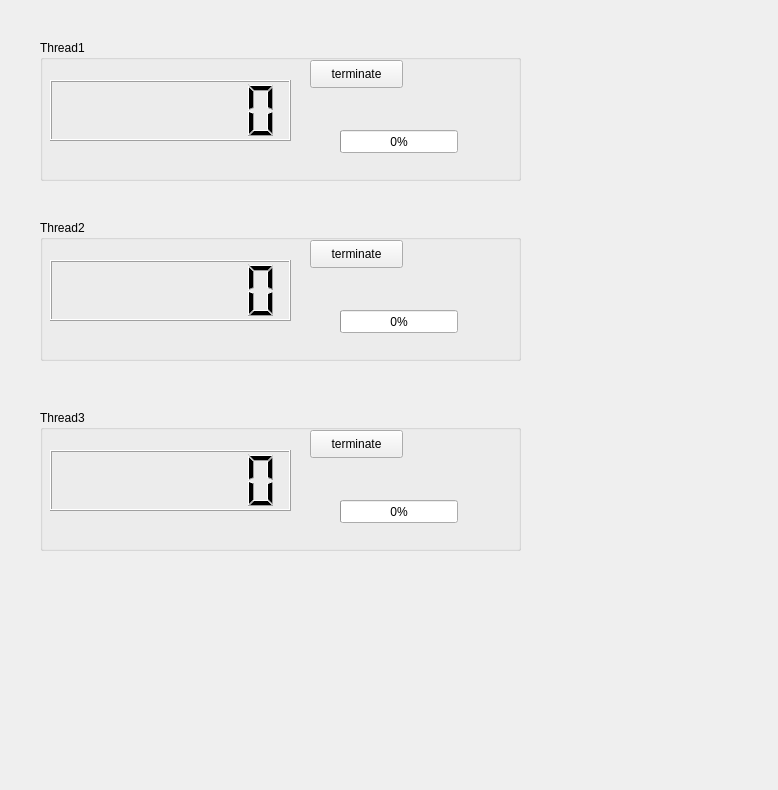
<?xml version="1.0" encoding="UTF-8"?>
<ui version="4.0">
 <class>Form</class>
 <widget class="QWidget" name="Form">
  <property name="geometry">
   <rect>
    <x>0</x>
    <y>0</y>
    <width>778</width>
    <height>790</height>
   </rect>
  </property>
  <property name="windowTitle">
   <string>Form</string>
  </property>
  <widget class="QGroupBox" name="groupBox">
   <property name="geometry">
    <rect>
     <x>40</x>
     <y>40</y>
     <width>481</width>
     <height>141</height>
    </rect>
   </property>
   <property name="title">
    <string>Thread1</string>
   </property>
   <widget class="QLCDNumber" name="lcd1">
    <property name="geometry">
     <rect>
      <x>10</x>
      <y>40</y>
      <width>241</width>
      <height>61</height>
     </rect>
    </property>
    <property name="digitCount">
     <number>7</number>
    </property>
   </widget>
   <widget class="QPushButton" name="button1">
    <property name="geometry">
     <rect>
      <x>270</x>
      <y>20</y>
      <width>93</width>
      <height>28</height>
     </rect>
    </property>
    <property name="text">
     <string>terminate</string>
    </property>
   </widget>
   <widget class="QProgressBar" name="bar1">
    <property name="geometry">
     <rect>
      <x>300</x>
      <y>90</y>
      <width>118</width>
      <height>23</height>
     </rect>
    </property>
    <property name="value">
     <number>0</number>
    </property>
   </widget>
  </widget>
  <widget class="QGroupBox" name="groupBox_2">
   <property name="geometry">
    <rect>
     <x>40</x>
     <y>220</y>
     <width>481</width>
     <height>141</height>
    </rect>
   </property>
   <property name="title">
    <string>Thread2</string>
   </property>
   <widget class="QLCDNumber" name="lcd2">
    <property name="geometry">
     <rect>
      <x>10</x>
      <y>40</y>
      <width>241</width>
      <height>61</height>
     </rect>
    </property>
    <property name="digitCount">
     <number>7</number>
    </property>
   </widget>
   <widget class="QPushButton" name="button2">
    <property name="geometry">
     <rect>
      <x>270</x>
      <y>20</y>
      <width>93</width>
      <height>28</height>
     </rect>
    </property>
    <property name="text">
     <string>terminate</string>
    </property>
   </widget>
   <widget class="QProgressBar" name="bar2">
    <property name="geometry">
     <rect>
      <x>300</x>
      <y>90</y>
      <width>118</width>
      <height>23</height>
     </rect>
    </property>
    <property name="value">
     <number>0</number>
    </property>
   </widget>
  </widget>
  <widget class="QGroupBox" name="groupBox_3">
   <property name="geometry">
    <rect>
     <x>40</x>
     <y>410</y>
     <width>481</width>
     <height>141</height>
    </rect>
   </property>
   <property name="title">
    <string>Thread3</string>
   </property>
   <widget class="QLCDNumber" name="lcd3">
    <property name="geometry">
     <rect>
      <x>10</x>
      <y>40</y>
      <width>241</width>
      <height>61</height>
     </rect>
    </property>
    <property name="digitCount">
     <number>7</number>
    </property>
   </widget>
   <widget class="QPushButton" name="button3">
    <property name="geometry">
     <rect>
      <x>270</x>
      <y>20</y>
      <width>93</width>
      <height>28</height>
     </rect>
    </property>
    <property name="text">
     <string>terminate</string>
    </property>
   </widget>
   <widget class="QProgressBar" name="bar3">
    <property name="geometry">
     <rect>
      <x>300</x>
      <y>90</y>
      <width>118</width>
      <height>23</height>
     </rect>
    </property>
    <property name="value">
     <number>0</number>
    </property>
   </widget>
  </widget>
 </widget>
 <resources/>
 <connections/>
</ui>
